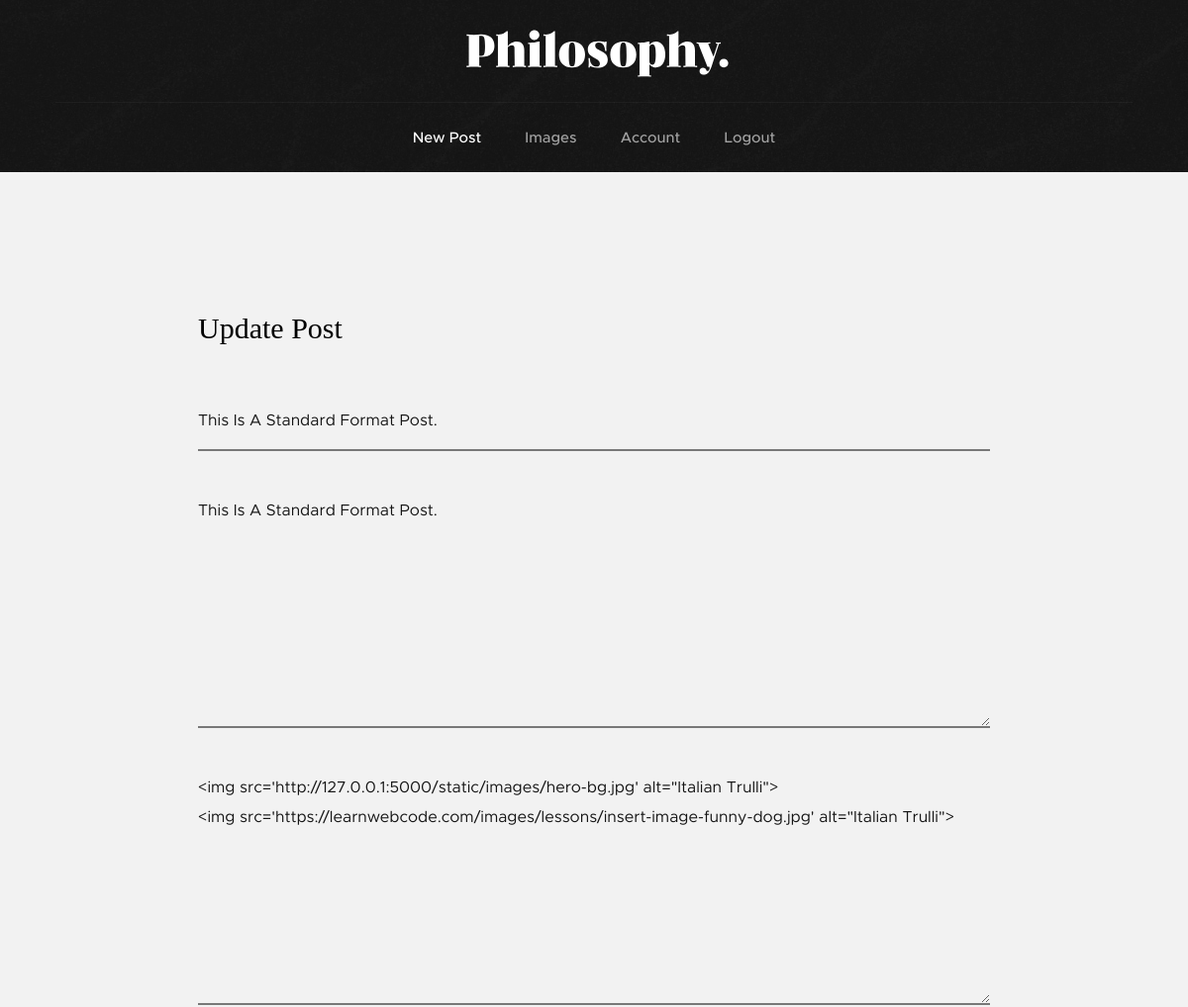
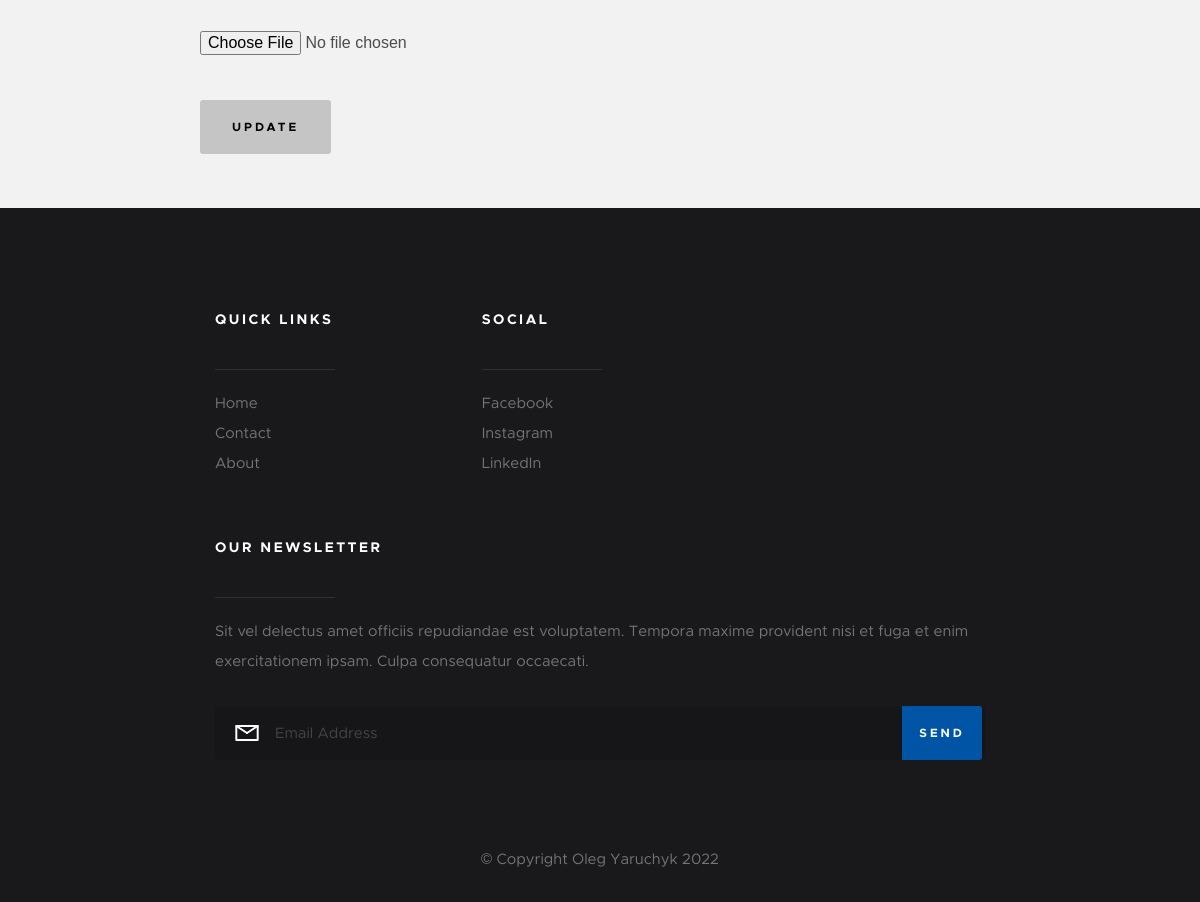
Page /post/6/update (signed in) on the committed database (2 pictures, top to bottom).
### flaskblog/models.py (models this page shows, shortened)
class Post(db.Model):
    id = db.Column(db.Integer, primary_key=True)
    title = db.Column(db.String(100), nullable=False)
    date_posted = db.Column(db.DateTime, nullable=False, default=datetime.utcnow)
    description = db.Column(db.Text, nullable=False)
    content = db.Column(db.Text, nullable=False)
    image_file = db.Column(db.String(20), nullable=False, default='default.jpg')
    user_id = db.Column(db.Integer, db.ForeignKey('user.id'), nullable=False)

### flaskblog/posts/routes.py (the view)
@posts.route("/post/<int:post_id>/update", methods=['GET', 'POST'])
@login_required
def update_post(post_id):
    post = Post.query.get_or_404(post_id)
    if post.author != current_user:
        abort(403)
    form = PostUpdateForm()
    print(form.picture.data)
    if form.validate_on_submit():
        if form.picture.data:
            picture_file = save_blog_picture(form.picture.data)
            post.image_file = picture_file
        post.title = form.title.data
        post.description = form.description.data
        post.content = form.content.data
        db.session.commit()
        flash('Your post has been updated!', 'success')
        return redirect(url_for('posts.post', post_id=post.id))
    elif request.method == 'GET':
        form.title.data = post.title
        form.description.data = post.description
        form.content.data = post.content
    return render_template('create_post.html', title='Update Post',
                           form=form, legend='Update Post')

### flaskblog/posts/forms.py
class PostUpdateForm(FlaskForm):
    title = StringField('Title', validators=[DataRequired()])
    description = TextAreaField('Description', validators=[DataRequired()])
    content = TextAreaField('Content', validators=[DataRequired()])
    picture = FileField('Update Main Block Picture', validators=[FileAllowed(['jpg', 'png'])])
    submit = SubmitField('Update')

### flaskblog/models.py (called while the page is built)
@login_manager.user_loader
def load_user(user_id):
    return User.query.get(int(user_id))

### flaskblog/templates/create_post.html (shortened to what this page needs)
{% extends "layout.html" %}
{% block content %}
<section class="s-content s-content--narrow s-content--no-padding-bottom">
        <div id="comments" class="row">
            <div class="col-full">
                <div class="respond">
                    <h3 class="h2">{{legend}}</h3>
                    <form method="POST" action="" enctype="multipart/form-data">
                        <fieldset>
                            <div class="form-group">
                                {% if form.title.errors %}
                                    {{ form.title(class="full-width") }}
                                    <div class="invalid-feedback">
                                        {% for error in form.title.errors %}
                                            <span>{{ error }}</span>
                                        {% endfor %}
                                    </div>
                                {% else %}
                                    {{ form.title(class="full-width") }}
                                {% endif %}
                            </div>
                            <div class="form-group">
                                {% if form.description.errors %}
                                    {{ form.description(class="form-control form-control-lg is-invalid") }}
                                    <div class="invalid-feedback">
                                        {% for error in form.description.errors %}
                                            <span>{{ error }}</span>
                                        {% endfor %}
                                    </div>
                                {% else %}
                                    {{ form.description(class="full-width") }}
                                {% endif %}
                            </div>
                            <div class="form-group">
                                {% if form.content.errors %}
                                    {{ form.content(class="form-control form-control-lg is-invalid") }}
                                    <div class="invalid-feedback">
                                        {% for error in form.content.errors %}
                                            <span>{{ error }}</span>
                                        {% endfor %}
                                    </div>
                                {% else %}
                                    {{ form.content(class="full-width") }}
                                {% endif %}
                            </div>
                            <div class="form-group">
                                {{ form.picture }}
                            </div>
                        </fieldset>
                        <div class="form-group">
                            {{ form.submit(class="btn btn-outline-info") }}
                        </div>
                    </form>
                </div>
            </div>
        </div>
</section>
{% endblock content %}

### flaskblog/static/css/base.css (style rules this page uses)
html { font-family: sans-serif; line-height: 1.15; -ms-text-size-adjust: 100%; -webkit-text-size-adjust: 100%; }
body { margin: 0; }
article, aside, footer, header, nav, section { display: block; }
button, input, optgroup, select, textarea { font-family: sans-serif; font-size: 100%; line-height: 1.15; margin: 0; }
button, input { overflow: visible; }
button, html [type="button"], [type="reset"], [type="submit"] { -webkit-appearance: button; }
fieldset { border: 1px solid #c0c0c0; margin: 0 2px; padding: 0.35em 0.625em 0.75em; }
textarea { overflow: auto; }
html { font-size: 62.5%; box-sizing: border-box; }
*, *::before, *::after { box-sizing: inherit; }
body { font-weight: normal; line-height: 1; word-wrap: break-word; text-rendering: optimizeLegibility; -webkit-overflow-scrolling: touch; -webkit-text-size-adjust: none; }
body, input, button { -moz-osx-font-smoothing: grayscale; -webkit-font-smoothing: antialiased; }
div, dl, dt, dd, ul, ol, li, h1, h2, h3, h4, h5, h6, pre, form, p, blockquote, th, td { margin: 0; padding: 0; }
h1, h2, h3, h4, h5, h6 { -webkit-font-smoothing: auto; -webkit-font-smoothing: antialiased; -webkit-font-variant-ligatures: common-ligatures; -moz-font-variant-ligatures: common-ligatures; font-variant-ligatures: common-ligatures; text-rendering: optimizeLegibility; }
fieldset { margin: 0; padding: 0; }
input[type="email"], input[type="number"], input[type="search"], input[type="text"], input[type="tel"], input[type="url"], input[type="password"], textarea { -webkit-appearance: none; -moz-appearance: none; -ms-appearance: none; -o-appearance: none; appearance: none; }
.row { width: 94%; max-width: 1200px; margin: 0 auto; }
.row:after { content: ""; display: table; clear: both; }
[class*="col-"] { float: left; padding: 0 20px; }
.col-twelve, .col-full { width: 100%; }
@media only screen and (max-width: 1200px) { [class*="col-"] { padding: 0 15px; } }
.full-width { width: 100%; }

### rows in the picture
Post: title "This Is A Standard Format Post.", description "This Is A Standard Format Post.", content "<img src='http://127.0.0.1:5000/static/images/hero-bg.jpg' alt=\"Italian Trulli\"> <img src='https://learnwebcode.com/images/lessons/insert-image-funny-dog.jpg' alt=\"Italian Trulli\">"

### other values in the picture
{{ legend }} "Update Post"
